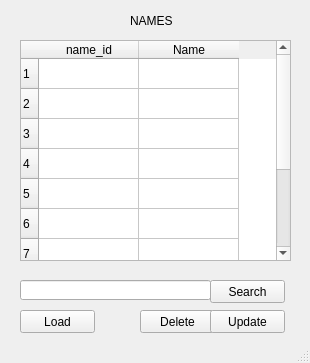
<?xml version="1.0" encoding="UTF-8"?>
<ui version="4.0">
 <class>MainWindow</class>
 <widget class="QMainWindow" name="MainWindow">
  <property name="geometry">
   <rect>
    <x>0</x>
    <y>0</y>
    <width>310</width>
    <height>363</height>
   </rect>
  </property>
  <property name="windowTitle">
   <string>MainWindow</string>
  </property>
  <widget class="QWidget" name="centralwidget">
   <widget class="QTableWidget" name="Table">
    <property name="geometry">
     <rect>
      <x>20</x>
      <y>40</y>
      <width>271</width>
      <height>221</height>
     </rect>
    </property>
    <property name="rowCount">
     <number>10</number>
    </property>
    <property name="columnCount">
     <number>2</number>
    </property>
    <row/>
    <row/>
    <row/>
    <row/>
    <row/>
    <row/>
    <row/>
    <row/>
    <row/>
    <row/>
    <column>
     <property name="text">
      <string>name_id</string>
     </property>
    </column>
    <column>
     <property name="text">
      <string>Name</string>
     </property>
    </column>
   </widget>
   <widget class="QPushButton" name="Load_but">
    <property name="geometry">
     <rect>
      <x>20</x>
      <y>310</y>
      <width>75</width>
      <height>23</height>
     </rect>
    </property>
    <property name="text">
     <string>Load</string>
    </property>
   </widget>
   <widget class="QPushButton" name="Delete_but">
    <property name="geometry">
     <rect>
      <x>140</x>
      <y>310</y>
      <width>75</width>
      <height>23</height>
     </rect>
    </property>
    <property name="text">
     <string>Delete</string>
    </property>
   </widget>
   <widget class="QLabel" name="label">
    <property name="geometry">
     <rect>
      <x>130</x>
      <y>10</y>
      <width>111</width>
      <height>21</height>
     </rect>
    </property>
    <property name="text">
     <string>NAMES</string>
    </property>
   </widget>
   <widget class="QPushButton" name="Update_but">
    <property name="geometry">
     <rect>
      <x>210</x>
      <y>310</y>
      <width>75</width>
      <height>23</height>
     </rect>
    </property>
    <property name="text">
     <string>Update</string>
    </property>
   </widget>
   <widget class="QLineEdit" name="Search_t">
    <property name="geometry">
     <rect>
      <x>20</x>
      <y>280</y>
      <width>191</width>
      <height>20</height>
     </rect>
    </property>
   </widget>
   <widget class="QPushButton" name="Search_but">
    <property name="geometry">
     <rect>
      <x>210</x>
      <y>280</y>
      <width>75</width>
      <height>23</height>
     </rect>
    </property>
    <property name="text">
     <string>Search</string>
    </property>
   </widget>
  </widget>
  <widget class="QStatusBar" name="statusbar"/>
 </widget>
 <resources/>
 <connections/>
</ui>
